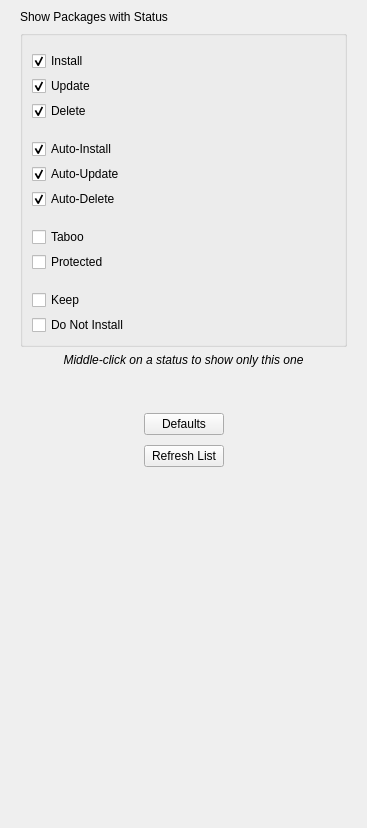
<?xml version="1.0" encoding="UTF-8"?>
<ui version="4.0">
 <class>StatusFilterView</class>
 <widget class="QWidget" name="StatusFilterView">
  <property name="geometry">
   <rect>
    <x>0</x>
    <y>0</y>
    <width>367</width>
    <height>828</height>
   </rect>
  </property>
  <property name="windowTitle">
   <string>Form</string>
  </property>
  <layout class="QVBoxLayout" name="verticalLayout">
   <property name="leftMargin">
    <number>20</number>
   </property>
   <property name="topMargin">
    <number>10</number>
   </property>
   <property name="rightMargin">
    <number>20</number>
   </property>
   <property name="bottomMargin">
    <number>0</number>
   </property>
   <item>
    <widget class="QLabel" name="headingLabel">
     <property name="text">
      <string>Show Packages with Status</string>
     </property>
     <property name="textFormat">
      <enum>Qt::RichText</enum>
     </property>
    </widget>
   </item>
   <item>
    <widget class="QGroupBox" name="groupBox">
     <property name="flat">
      <bool>true</bool>
     </property>
     <layout class="QFormLayout" name="formLayout">
      <property name="labelAlignment">
       <set>Qt::AlignLeading|Qt::AlignLeft|Qt::AlignVCenter</set>
      </property>
      <property name="formAlignment">
       <set>Qt::AlignLeading|Qt::AlignLeft|Qt::AlignVCenter</set>
      </property>
      <property name="horizontalSpacing">
       <number>25</number>
      </property>
      <property name="verticalSpacing">
       <number>5</number>
      </property>
      <property name="topMargin">
       <number>15</number>
      </property>
      <item row="1" column="0">
       <widget class="QCheckBox" name="showInstall">
        <property name="text">
         <string>Install</string>
        </property>
        <property name="checked">
         <bool>true</bool>
        </property>
       </widget>
      </item>
      <item row="1" column="1">
       <widget class="QLabel" name="iconInstall">
        <property name="text">
         <string/>
        </property>
        <property name="pixmap">
         <pixmap resource="icons.qrc">:/package-install</pixmap>
        </property>
       </widget>
      </item>
      <item row="2" column="0">
       <widget class="QCheckBox" name="showUpdate">
        <property name="text">
         <string>Update</string>
        </property>
        <property name="checked">
         <bool>true</bool>
        </property>
       </widget>
      </item>
      <item row="2" column="1">
       <widget class="QLabel" name="iconUpdate">
        <property name="text">
         <string/>
        </property>
        <property name="pixmap">
         <pixmap resource="icons.qrc">:/package-upgrade</pixmap>
        </property>
       </widget>
      </item>
      <item row="6" column="0">
       <widget class="QCheckBox" name="showAutoInstall">
        <property name="text">
         <string>Auto-Install</string>
        </property>
        <property name="checked">
         <bool>true</bool>
        </property>
       </widget>
      </item>
      <item row="6" column="1">
       <widget class="QLabel" name="iconAutoInstall">
        <property name="text">
         <string/>
        </property>
        <property name="pixmap">
         <pixmap resource="icons.qrc">:/package-install-auto</pixmap>
        </property>
       </widget>
      </item>
      <item row="7" column="0">
       <widget class="QCheckBox" name="showAutoUpdate">
        <property name="text">
         <string>Auto-Update</string>
        </property>
        <property name="checked">
         <bool>true</bool>
        </property>
       </widget>
      </item>
      <item row="7" column="1">
       <widget class="QLabel" name="iconAutoUpdate">
        <property name="text">
         <string/>
        </property>
        <property name="pixmap">
         <pixmap resource="icons.qrc">:/package-upgrade-auto</pixmap>
        </property>
       </widget>
      </item>
      <item row="10" column="0">
       <widget class="QCheckBox" name="showTaboo">
        <property name="text">
         <string>Taboo</string>
        </property>
       </widget>
      </item>
      <item row="10" column="1">
       <widget class="QLabel" name="iconTaboo">
        <property name="text">
         <string/>
        </property>
        <property name="pixmap">
         <pixmap resource="icons.qrc">:/package-available-locked</pixmap>
        </property>
       </widget>
      </item>
      <item row="11" column="0">
       <widget class="QCheckBox" name="showProtected">
        <property name="text">
         <string>Protected</string>
        </property>
       </widget>
      </item>
      <item row="11" column="1">
       <widget class="QLabel" name="iconProtected">
        <property name="text">
         <string/>
        </property>
        <property name="pixmap">
         <pixmap resource="icons.qrc">:/package-installed-locked</pixmap>
        </property>
       </widget>
      </item>
      <item row="12" column="0">
       <spacer name="verticalSpacer">
        <property name="orientation">
         <enum>Qt::Vertical</enum>
        </property>
        <property name="sizeType">
         <enum>QSizePolicy::Fixed</enum>
        </property>
        <property name="sizeHint" stdset="0">
         <size>
          <width>20</width>
          <height>8</height>
         </size>
        </property>
       </spacer>
      </item>
      <item row="13" column="0">
       <widget class="QCheckBox" name="showKeepInstalled">
        <property name="text">
         <string>Keep</string>
        </property>
       </widget>
      </item>
      <item row="13" column="1">
       <widget class="QLabel" name="iconKeepInstalled">
        <property name="text">
         <string/>
        </property>
        <property name="pixmap">
         <pixmap>:/package-installed-updated</pixmap>
        </property>
       </widget>
      </item>
      <item row="14" column="0">
       <widget class="QCheckBox" name="showNoInst">
        <property name="text">
         <string>Do Not Install</string>
        </property>
       </widget>
      </item>
      <item row="14" column="1">
       <widget class="QLabel" name="iconNoInst">
        <property name="text">
         <string/>
        </property>
        <property name="pixmap">
         <pixmap resource="icons.qrc">:/package-available</pixmap>
        </property>
       </widget>
      </item>
      <item row="9" column="0">
       <spacer name="verticalSpacer_2">
        <property name="orientation">
         <enum>Qt::Vertical</enum>
        </property>
        <property name="sizeType">
         <enum>QSizePolicy::Fixed</enum>
        </property>
        <property name="sizeHint" stdset="0">
         <size>
          <width>20</width>
          <height>8</height>
         </size>
        </property>
       </spacer>
      </item>
      <item row="4" column="0">
       <spacer name="verticalSpacer_3">
        <property name="orientation">
         <enum>Qt::Vertical</enum>
        </property>
        <property name="sizeType">
         <enum>QSizePolicy::Fixed</enum>
        </property>
        <property name="sizeHint" stdset="0">
         <size>
          <width>20</width>
          <height>8</height>
         </size>
        </property>
       </spacer>
      </item>
      <item row="3" column="0">
       <widget class="QCheckBox" name="showDel">
        <property name="text">
         <string>Delete</string>
        </property>
        <property name="checked">
         <bool>true</bool>
        </property>
       </widget>
      </item>
      <item row="3" column="1">
       <widget class="QLabel" name="iconDel">
        <property name="text">
         <string/>
        </property>
        <property name="pixmap">
         <pixmap resource="icons.qrc">:/package-remove</pixmap>
        </property>
       </widget>
      </item>
      <item row="8" column="0">
       <widget class="QCheckBox" name="showAutoDel">
        <property name="text">
         <string>Auto-Delete</string>
        </property>
        <property name="checked">
         <bool>true</bool>
        </property>
       </widget>
      </item>
      <item row="8" column="1">
       <widget class="QLabel" name="iconAutoDel">
        <property name="text">
         <string/>
        </property>
        <property name="pixmap">
         <pixmap resource="icons.qrc">:/package-remove-auto</pixmap>
        </property>
       </widget>
      </item>
     </layout>
    </widget>
   </item>
   <item>
    <widget class="QLabel" name="label">
     <property name="text">
      <string>&lt;i&gt;Middle-click on a status to show only this one&lt;/i&gt;</string>
     </property>
     <property name="textFormat">
      <enum>Qt::RichText</enum>
     </property>
     <property name="alignment">
      <set>Qt::AlignCenter</set>
     </property>
     <property name="wordWrap">
      <bool>true</bool>
     </property>
    </widget>
   </item>
   <item>
    <spacer name="buttonVSpacer">
     <property name="orientation">
      <enum>Qt::Vertical</enum>
     </property>
     <property name="sizeType">
      <enum>QSizePolicy::Preferred</enum>
     </property>
     <property name="sizeHint" stdset="0">
      <size>
       <width>20</width>
       <height>40</height>
      </size>
     </property>
    </spacer>
   </item>
   <item>
    <layout class="QHBoxLayout" name="horizontalLayout">
     <item>
      <spacer name="buttonHSpacerLeft">
       <property name="orientation">
        <enum>Qt::Horizontal</enum>
       </property>
       <property name="sizeHint" stdset="0">
        <size>
         <width>40</width>
         <height>20</height>
        </size>
       </property>
      </spacer>
     </item>
     <item>
      <layout class="QVBoxLayout" name="buttonsVBox">
       <property name="spacing">
        <number>10</number>
       </property>
       <item>
        <widget class="QPushButton" name="defaultsButton">
         <property name="text">
          <string>Defaults</string>
         </property>
        </widget>
       </item>
       <item>
        <widget class="QPushButton" name="refreshButton">
         <property name="text">
          <string>Refresh List</string>
         </property>
        </widget>
       </item>
      </layout>
     </item>
     <item>
      <spacer name="buttonHSpacerRight">
       <property name="orientation">
        <enum>Qt::Horizontal</enum>
       </property>
       <property name="sizeHint" stdset="0">
        <size>
         <width>40</width>
         <height>20</height>
        </size>
       </property>
      </spacer>
     </item>
    </layout>
   </item>
   <item>
    <spacer name="bottomVSpacer">
     <property name="orientation">
      <enum>Qt::Vertical</enum>
     </property>
     <property name="sizeHint" stdset="0">
      <size>
       <width>20</width>
       <height>316</height>
      </size>
     </property>
    </spacer>
   </item>
  </layout>
 </widget>
 <resources>
  <include location="icons.qrc"/>
 </resources>
 <connections/>
</ui>
